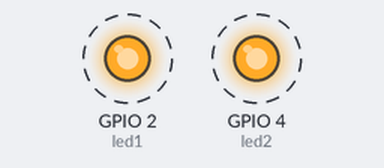
Bench run of a sketch on a simulated ESP32. Parts: output pins drawn as LEDs (lit = HIGH). Dashed ring = blinking. What the sketch prints to the serial monitor is not drawn.

Above: at 0.5 s.
Timing chart, 0 to 4.6 s (numbered marks = the images above):
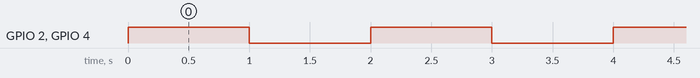

Measured:
- by itself, GPIO 2 (led1), GPIO 4 (led2): alternates HIGH for 1.0 s and LOW for 1.0 s
- by itself, everything shown: repeats every 2.0 s, in 4 steps

The sketch:

FreeRTOS_esp32.ino
```cpp
TaskHandle_t Task1;
TaskHandle_t Task2;

// LED pins
const int led1 = 2;
const int led2 = 4;
int val;

void setup() {
  Serial.begin(115200);
  pinMode(led1, OUTPUT);
  pinMode(led2, OUTPUT);

  //create a task that will be executed in the Task1code() function, with priority 1 and executed on core 0
  xTaskCreatePinnedToCore(
                    Task1code,   /* Task function. */
                    "Task1",     /* name of task. */
                    10000,       /* Stack size of task */
                    NULL,        /* parameter of the task */
                    1,           /* priority of the task */
                    &Task1,      /* Task handle to keep track of created task */
                    0);          /* pin task to core 0 */


  //create a task that will be executed in the Task2code() function, with priority 1 and executed on core 1
  xTaskCreatePinnedToCore(
                    Task2code,   /* Task function. */
                    "Task2",     /* name of task. */
                    10000,       /* Stack size of task */
                    NULL,        /* parameter of the task */
                    1,           /* priority of the task */
                    &Task2,      /* Task handle to keep track of created task */
                    1);          /* pin task to core 1 */

}

//Task1code: blinks an LED every 1000 ms
void Task1code( void * pvParameters ){
  Serial.print("Task1 running on core ");
  Serial.println(xPortGetCoreID());
  val = 7 + 1;

  for(;;){
//    Serial.println("1");
    digitalWrite(led1, HIGH);
    delay(1000);
    digitalWrite(led1, LOW);
    delay(1000);
  }
}

//Task2code: blinks an LED every 700 ms
void Task2code( void * pvParameters ){
  Serial.print("Task2 running on core ");
  Serial.println(xPortGetCoreID());

  for(;;){
    int nilai = val;
    Serial.println(nilai);
//    Serial.println("2");
    digitalWrite(led2, HIGH);
    delay(1000);
    digitalWrite(led2, LOW);
    delay(1000);
  }
}
void loop(){
  }
```
